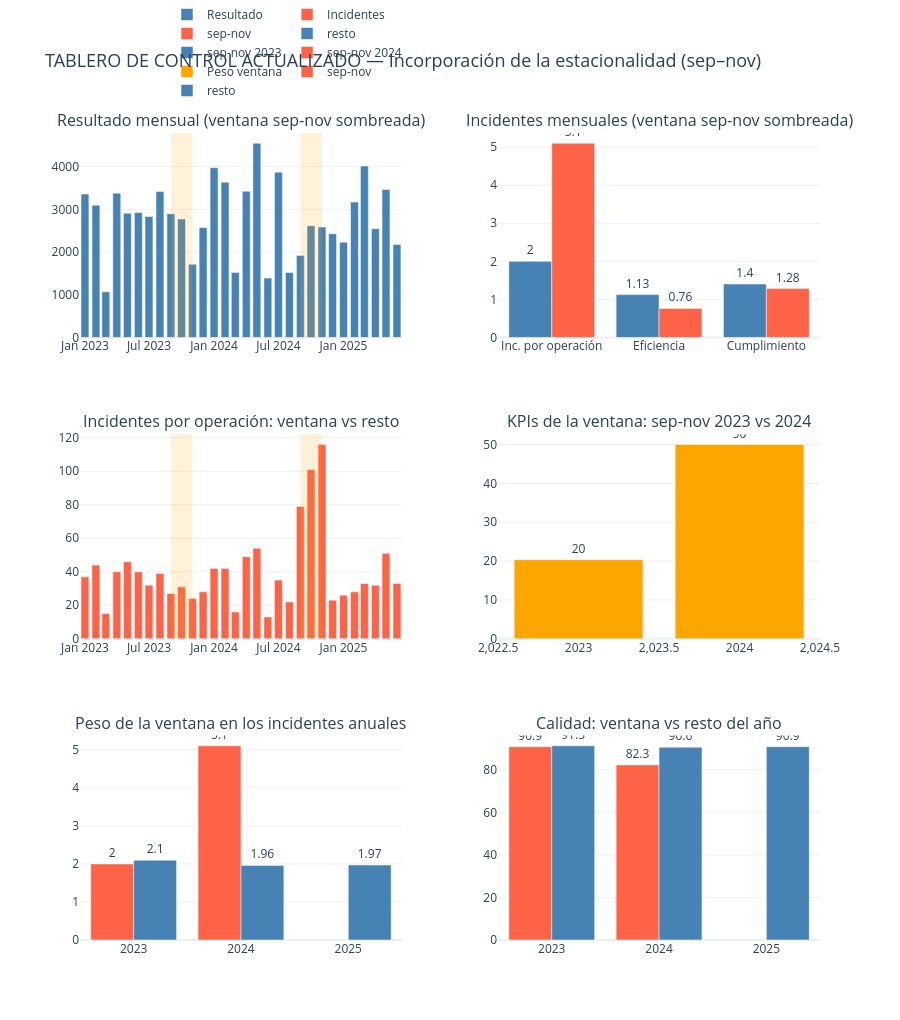

Notebook code for this chart:
### Markdown cell above
### <font color="#e391e3">Actividad 6 — Recomendaciones actualizadas para la Dirección</font>
A partir de la nueva evidencia y de los indicadores revisados:

1. <font color="#91b9e3">**[Se ajusta] Gestionar la ventana estacional como período crítico recurrente.** La prioridad sigue siendo reducir incidentes, pero el foco pasa de "2024-Q4 anómalo" a **sep–nov como ventana de riesgo estructural**: en 2024 concentró el 50 % de los incidentes anuales con solo el 28 % de las operaciones (5,10 inc/op vs 2,00 en la misma ventana de 2023). → *Acción:* planificar la ventana (mantenimiento preventivo escalonado en lugar de simultáneo, dotación y procedimientos específicos para la preparación de lotes) y monitorearla con los nuevos KPIs.</font>
2. <font color="#91b9e3">**[Nueva] Incorporar la estacionalidad a la planificación (meta `Actividad`).** El cumplimiento promedio es **1,386** (≈ 39 % por encima de la meta) y aun en la peor ventana se cumple (1,283), lo que indica que la meta no refleja el ciclo productivo. → *Acción:* calibrar `Actividad` por período (campaña vs entre-campaña) para que el desvío sea una señal de gestión real y no un artefacto estacional.</font>
3. <font color="#91b9e3">**[Se mantiene] Revisar la Unidad D.** Sigue siendo la de menor eficiencia (0,997 global; 0,687 en la ventana 2024, la peor de todas las unidades). → *Acción:* auditar su proceso dentro de la ventana.</font>
4. <font color="#91b9e3">**[Se mantiene] Escalar las prácticas de la Unidad B.** Mayor eficiencia global (1,059) y la caída relativa más leve dentro de la ventana 2024 (0,913). → *Acción:* documentar y replicar sus procesos.</font>
5. <font color="#91b9e3">**[Se ajusta] Auditar el costo en la ventana.** En sep–nov 2024 el costo promedio subió a 27 743 (+14 % vs el resto de 2024: 23 637) mientras calidad (82,3) y eficiencia (0,763) cayeron: se gasta más justo cuando se produce peor. → *Acción:* revisar las partidas de mantenimiento y preparación de lotes.</font>
6. <font color="#91b9e3">**[Nueva] Monitoreo con baseline interanual.** Incorporar al tablero los KPIs por ventana con comparación contra la misma ventana del año anterior, para distinguir estacionalidad de tendencia en cada ciclo.</font>

### Code cell
# ══ TABLERO DE CONTROL ACTUALIZADO (con panel estacional) ══════════

mensual = datos.groupby(datos["Fecha"].dt.to_period("M")).agg(
    resultado=("Resultado", "sum"), incidentes=("Incidentes", "sum")
)
mensual.index = mensual.index.astype(str)

# Agrupaciones para el tablero
inc_vs_resto = datos.groupby(["Año", "Ventana"])["Incidentes"].mean().reset_index()
inc_vs_resto["Etiqueta"] = np.where(inc_vs_resto["Ventana"], "sep-nov", "resto")

peso_ventana = []
for anio in [2023, 2024]:
    a = datos[datos["Año"] == anio]
    v = a[a["Ventana"]]
    peso_ventana.append({"Año": anio, "% incidentes": v.Incidentes.sum() / a.Incidentes.sum() * 100})
peso_ventana = pd.DataFrame(peso_ventana)

calidad_vr = datos.groupby(["Año", "Ventana"])["Calidad"].mean().reset_index().rename(
    columns={"Calidad": "calidad"})
calidad_vr["Etiqueta"] = np.where(calidad_vr["Ventana"], "sep-nov", "resto")

kpis_ventana = pd.DataFrame({
    "KPI": ["Inc. por operación", "Eficiencia", "Cumplimiento"],
    "sep-nov 2023": [incop(v23), v23.Eficiencia_Hora.mean(), v23.Cumplimiento.mean()],
    "sep-nov 2024": [incop(v24), v24.Eficiencia_Hora.mean(), v24.Cumplimiento.mean()],
}).melt(id_vars="KPI", var_name="Período", value_name="Valor")

tab = make_subplots(
    rows=3, cols=2,
    subplot_titles=("Resultado mensual (ventana sep-nov sombreada)",
                    "Incidentes mensuales (ventana sep-nov sombreada)",
                    "Incidentes por operación: ventana vs resto",
                    "KPIs de la ventana: sep-nov 2023 vs 2024",
                    "Peso de la ventana en los incidentes anuales",
                    "Calidad: ventana vs resto del año"),
    vertical_spacing=0.12, horizontal_spacing=0.13,
)

# (1,1) Resultado mensual con la ventana sombreada
tab.add_trace(go.Bar(x=mensual.index, y=mensual["resultado"], marker_color="steelblue",
                     name="Resultado"), 1, 1)
# (2,1) Incidentes mensuales con la ventana sombreada
tab.add_trace(go.Bar(x=mensual.index, y=mensual["incidentes"], marker_color="tomato",
                     name="Incidentes"), 2, 1)
# (3,1) Incidentes por operación: ventana vs resto del año
for etiqueta, color in [("sep-nov", "tomato"), ("resto", "steelblue")]:
    sub = inc_vs_resto[inc_vs_resto["Etiqueta"] == etiqueta]
    tab.add_trace(go.Bar(x=sub["Año"], y=sub["Incidentes"], name=etiqueta, marker_color=color,
                         text=sub["Incidentes"].round(2), textposition="outside"), 3, 1)
# (1,2) KPIs de la ventana: 2023 vs 2024
for periodo, color in [("sep-nov 2023", "steelblue"), ("sep-nov 2024", "tomato")]:
    sub = kpis_ventana[kpis_ventana["Período"] == periodo]
    tab.add_trace(go.Bar(x=sub["KPI"], y=sub["Valor"], name=periodo, marker_color=color,
                         text=sub["Valor"].round(2), textposition="outside"), 1, 2)
# (2,2) Peso de la ventana en los incidentes anuales
tab.add_trace(go.Bar(x=peso_ventana["Año"], y=peso_ventana["% incidentes"],
                     marker_color="orange", name="Peso ventana",
                     text=peso_ventana["% incidentes"].round(0), textposition="outside"), 2, 2)
# (3,2) Calidad: ventana vs resto del año
for etiqueta, color in [("sep-nov", "tomato"), ("resto", "steelblue")]:
    sub = calidad_vr[calidad_vr["Etiqueta"] == etiqueta]
    tab.add_trace(go.Bar(x=sub["Año"], y=sub["calidad"], name=etiqueta, marker_color=color,
                         text=sub["calidad"].round(1), textposition="outside"), 3, 2)

# Sombreado de la ventana estacional en las series mensuales
for anio in [2023, 2024]:
    tab.add_vrect(x0=f"{anio}-09", x1=f"{anio}-11", row=1, col=1,
                  fillcolor="orange", opacity=0.15, line_width=0)
    tab.add_vrect(x0=f"{anio}-09", x1=f"{anio}-11", row=2, col=1,
                  fillcolor="orange", opacity=0.15, line_width=0)

tab.update_layout(
    height=1020, title="TABLERO DE CONTROL ACTUALIZADO — Incorporación de la estacionalidad (sep–nov)",
    title_font_size=18,
    legend=dict(orientation="h", yanchor="bottom", y=1.02, x=0.25),
)
tab.show()

### Figure 1 — Plotly figure (JSON) as saved in the notebook; plotly's stock layout.template omitted (floating-point values rounded to 4 significant figures)
{"data": [{"marker": {"color": "steelblue"}, "name": "Resultado", "type": "bar", "x": ["2023-01", "2023-02", "2023-03", "2023-04", "2023-05", "2023-06", "2023-07", "2023-08", "2023-09", "2023-10", "2023-11", "2023-12", "2024-01", "2024-02", "2024-03", "2024-04", "2024-05", "2024-06", "2024-07", "2024-08", "2024-09", "2024-10", "2024-11", "2024-12", "2025-01", "2025-02", "2025-03", "2025-04", "2025-05", "2025-06"], "xaxis": "x", "y": [3358.0, 3098.0, 1070.0, 3379.0, 2909.0, 2925.0, 2832.0, 3419.0, 2898.0, 2774.0, 1715.0, 2573.0, 3976.0, 3637.0, 1519.0, 3424.0, 4548.0, 1389.0, 3869.0, 1521.0, 1917.0, 2616.0, 2586.0, 2428.0, 2230.0, 3169.0, 4014.0, 2546.0, 3466.0, 2175.0], "yaxis": "y"}, {"marker": {"color": "tomato"}, "name": "Incidentes", "type": "bar", "x": ["2023-01", "2023-02", "2023-03", "2023-04", "2023-05", "2023-06", "2023-07", "2023-08", "2023-09", "2023-10", "2023-11", "2023-12", "2024-01", "2024-02", "2024-03", "2024-04", "2024-05", "2024-06", "2024-07", "2024-08", "2024-09", "2024-10", "2024-11", "2024-12", "2025-01", "2025-02", "2025-03", "2025-04", "2025-05", "2025-06"], "xaxis": "x3", "y": [37, 44, 15, 40, 46, 40, 32, 39, 27, 31, 24, 28, 42, 42, 16, 49, 54, 13, 35, 22, 79, 101, 116, 23, 26, 28, 33, 32, 51, 33], "yaxis": "y3"}, {"marker": {"color": "tomato"}, "name": "sep-nov", "text": [2.0, 5.1], "textposition": "outside", "type": "bar", "x": [2023, 2024], "xaxis": "x5", "y": [2.0, 5.103], "yaxis": "y5"}, {"marker": {"color": "steelblue"}, "name": "resto", "text": [2.1, 1.96, 1.97], "textposition": "outside", "type": "bar", "x": [2023, 2024, 2025], "xaxis": "x5", "y": [2.098, 1.96, 1.971], "yaxis": "y5"}, {"marker": {"color": "steelblue"}, "name": "sep-nov 2023", "text": [2.0, 1.13, 1.4], "textposition": "outside", "type": "bar", "x": ["Inc. por operación", "Eficiencia", "Cumplimiento"], "xaxis": "x2", "y": [2.0, 1.125, 1.403], "yaxis": "y2"}, {"marker": {"color": "tomato"}, "name": "sep-nov 2024", "text": [5.1, 0.76, 1.28], "textposition": "outside", "type": "bar", "x": ["Inc. por operación", "Eficiencia", "Cumplimiento"], "xaxis": "x2", "y": [5.103, 0.7625, 1.283], "yaxis": "y2"}, {"marker": {"color": "orange"}, "name": "Peso ventana", "text": [20.0, 50.0], "textposition": "outside", "type": "bar", "x": [2023, 2024], "xaxis": "x4", "y": [20.35, 50.0], "yaxis": "y4"}, {"marker": {"color": "tomato"}, "name": "sep-nov", "text": [90.9, 82.3], "textposition": "outside", "type": "bar", "x": [2023, 2024], "xaxis": "x6", "y": [90.86, 82.3], "yaxis": "y6"}, {"marker": {"color": "steelblue"}, "name": "resto", "text": [91.3, 90.6, 90.9], "textposition": "outside", "type": "bar", "x": [2023, 2024, 2025], "xaxis": "x6", "y": [91.27, 90.6, 90.86], "yaxis": "y6"}], "layout": {"annotations": [{"font": {"size": 16}, "showarrow": false, "text": "Resultado mensual (ventana sep-nov sombreada)", "x": 0.2175, "xanchor": "center", "xref": "paper", "y": 1, "yanchor": "bottom", "yref": "paper"}, {"font": {"size": 16}, "showarrow": false, "text": "Incidentes mensuales (ventana sep-nov sombreada)", "x": 0.7825, "xanchor": "center", "xref": "paper", "y": 1, "yanchor": "bottom", "yref": "paper"}, {"font": {"size": 16}, "showarrow": false, "text": "Incidentes por operación: ventana vs resto", "x": 0.2175, "xanchor": "center", "xref": "paper", "y": 0.6267, "yanchor": "bottom", "yref": "paper"}, {"font": {"size": 16}, "showarrow": false, "text": "KPIs de la ventana: sep-nov 2023 vs 2024", "x": 0.7825, "xanchor": "center", "xref": "paper", "y": 0.6267, "yanchor": "bottom", "yref": "paper"}, {"font": {"size": 16}, "showarrow": false, "text": "Peso de la ventana en los incidentes anuales", "x": 0.2175, "xanchor": "center", "xref": "paper", "y": 0.2533, "yanchor": "bottom", "yref": "paper"}, {"font": {"size": 16}, "showarrow": false, "text": "Calidad: ventana vs resto del año", "x": 0.7825, "xanchor": "center", "xref": "paper", "y": 0.2533, "yanchor": "bottom", "yref": "paper"}], "height": 1020, "legend": {"orientation": "h", "x": 0.25, "y": 1.02, "yanchor": "bottom"}, "shapes": [{"fillcolor": "orange", "line": {"width": 0}, "opacity": 0.15, "type": "rect", "x0": "2023-09", "x1": "2023-11", "xref": "x", "y0": 0, "y1": 1, "yref": "y domain"}, {"fillcolor": "orange", "line": {"width": 0}, "opacity": 0.15, "type": "rect", "x0": "2023-09", "x1": "2023-11", "xref": "x3", "y0": 0, "y1": 1, "yref": "y3 domain"}, {"fillcolor": "orange", "line": {"width": 0}, "opacity": 0.15, "type": "rect", "x0": "2024-09", "x1": "2024-11", "xref": "x", "y0": 0, "y1": 1, "yref": "y domain"}, {"fillcolor": "orange", "line": {"width": 0}, "opacity": 0.15, "type": "rect", "x0": "2024-09", "x1": "2024-11", "xref": "x3", "y0": 0, "y1": 1, "yref": "y3 domain"}], "title": {"font": {"size": 18}, "text": "TABLERO DE CONTROL ACTUALIZADO — Incorporación de la estacionalidad (sep–nov)"}, "xaxis": {"anchor": "y", "domain": [0, 0.435]}, "xaxis2": {"anchor": "y2", "domain": [0.565, 1]}, "xaxis3": {"anchor": "y3", "domain": [0, 0.435]}, "xaxis4": {"anchor": "y4", "domain": [0.565, 1]}, "xaxis5": {"anchor": "y5", "domain": [0, 0.435]}, "xaxis6": {"anchor": "y6", "domain": [0.565, 1]}, "yaxis": {"anchor": "x", "domain": [0.7467, 1]}, "yaxis2": {"anchor": "x2", "domain": [0.7467, 1]}, "yaxis3": {"anchor": "x3", "domain": [0.3733, 0.6267]}, "yaxis4": {"anchor": "x4", "domain": [0.3733, 0.6267]}, "yaxis5": {"anchor": "x5", "domain": [0, 0.2533]}, "yaxis6": {"anchor": "x6", "domain": [0, 0.2533]}}}
